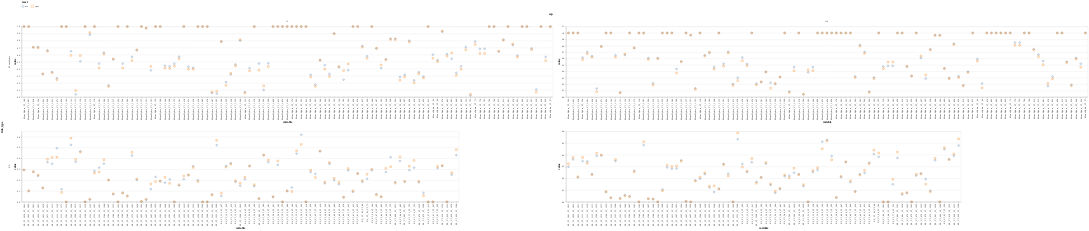

The notebook cell saved with this chart:
### Code cell
alt.Chart(df_concat).mark_point(size=50).encode(
    x='variable',
    y=alt.Y('value'),
    row='link_type',
    color=alt.Color('react', legend=alt.Legend(orient='top')),
    shape=alt.Shape('react', legend=alt.Legend(orient='top')),
    column='exp',
).resolve_scale(x='independent', y='independent')

### Figure 1 — Vega-Lite specification as saved in the notebook (floating-point values rounded to 4 significant figures; data arrays with more than 128 entries replaced by an {"elided": "..."} marker saying what was removed)
{"config": {"view": {"continuousWidth": 400, "continuousHeight": 300}}, "data": {"name": "data-59e1eb7f40328eed3bdea2dba07ec9e1"}, "mark": {"type": "point", "size": 50}, "encoding": {"color": {"type": "nominal", "field": "react", "legend": {"orient": "top"}}, "column": {"type": "nominal", "field": "exp"}, "row": {"type": "nominal", "field": "link_type"}, "shape": {"type": "nominal", "field": "react", "legend": {"orient": "top"}}, "x": {"type": "nominal", "field": "variable"}, "y": {"type": "quantitative", "field": "value"}}, "resolve": {"scale": {"x": "independent", "y": "independent"}}, "$schema": "https://vega.github.io/schema/vega-lite/v4.0.2.json", "datasets": {"data-59e1eb7f40328eed3bdea2dba07ec9e1": {"elided": "802 records"}}}
